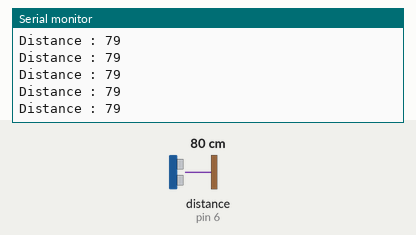
Bench run of a sketch on a simulated Arduino Uno, built with avr-gcc and run on an emulated ATmega328P. On the bench: the last lines printed to the serial monitor. Wiring (inferred from the names in the program): ultrasonic range finder: trigger pin 5; echo pin 6. The test bench sets the inputs (shaded band); at power-on: distance to the obstacle (sensor on pin 6) 80 cm. The echo pulse lasts 58.3 µs per cm.

Above: at 1.2 s.
1.3 s: distance to the obstacle (sensor on pin 6) set to 2 cm
At 2.1 s:
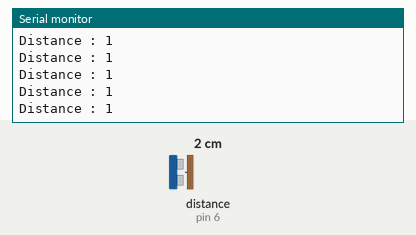
2.8 s: distance to the obstacle (sensor on pin 6) set to 4 cm
At 3.7 s:
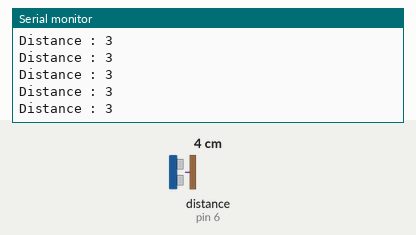
Timing chart, 0 to 5.8 s (numbered marks = the images above; inputs shaded):
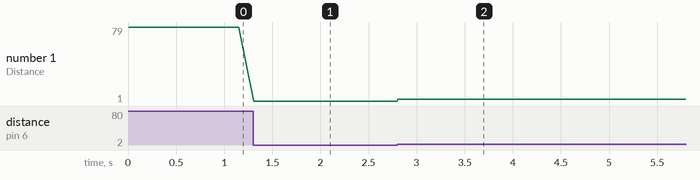

The sketch:

proximityBuzzer.ino
```cpp
int triggerPin = 5;
int echoPin = 6;
int buzzPin = 7;
int buzzTime;
long duration, distance;

long MicrosecondsToCentimeters(long duration)
{
    long d = (duration / 2) * .0343;
    return d;
}

void setup()
{
    Serial.begin(115200);
    pinMode(echoPin, INPUT);
    pinMode(triggerPin, OUTPUT);
}

void loop()
{
    digitalWrite(triggerPin, LOW);
    delayMicroseconds(2);
    digitalWrite(triggerPin, HIGH);
    delayMicroseconds(10);
    digitalWrite(triggerPin, LOW);

    duration = pulseIn(echoPin, HIGH);
    distance = MicrosecondsToCentimeters(duration);
    Serial.print("Distance : ");
    Serial.println(distance);
    buzzTime = distance;
    digitalWrite(buzzPin, HIGH);
    delay(buzzTime);
    digitalWrite(buzzPin, LOW);
    delay(buzzTime);
}
```

Measured:
- after the input at 1.3 s, the serial monitor: prints a new line at once (image 1)
- after the input at 2.8 s, the serial monitor: prints a new line at once (image 2)
- plotted number 1: 79 → 1 after the input at 1.3 s, 1 → 3 after the input at 2.8 s
